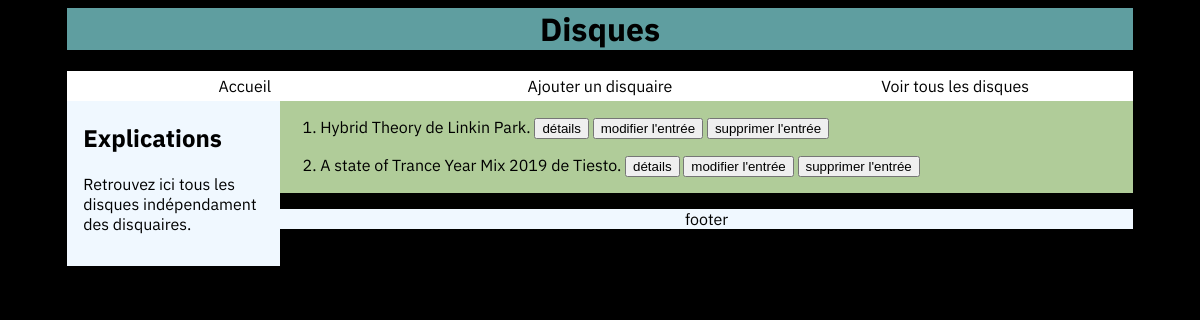
The page /disque/disques/ on the database as committed earlier.
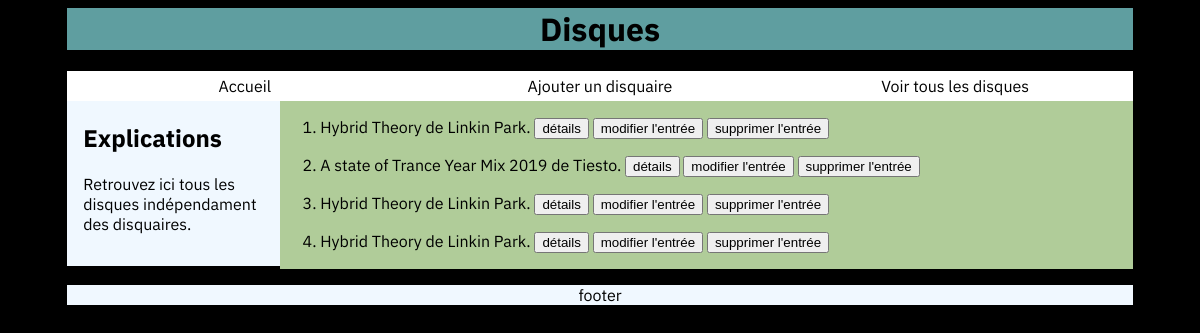
The same page on the database as committed later.
### disque/models.py (models this page shows, shortened)
class Disque(models.Model):
    magasin = models.ForeignKey(Disquaire, on_delete=models.CASCADE)
    titre = models.CharField(max_length=100)
    label = models.CharField(max_length=100)
    artiste = models.CharField(max_length=100)
    date_sortie = models.DateField(blank=True, null=True)
    nb_morceaux = models.IntegerField(blank=False)
    genre = models.CharField(max_length=15, verbose_name="Genre", choices=GENRE_OPTION, default='NON_PRECISE')
    duree = models.DurationField("HH: MM: SS")
    image = models.URLField(blank=True)

### disque/views.py (the view)
# urls.py: path('disques/', views.disques),
def disques(request):
    liste = models.Disque.objects.all()
    return render(request, "disque/disques.html", {"liste": liste})

### disque/templates/disque/disques.html (shortened to what this page needs)
{% extends "disque/main.html" %}
        {% block h1 %} Disques {% endblock %}
            {% block sidebar %}
            <h2>Explications</h2>
                <p>Retrouvez ici tous les disques indépendament des disquaires.</p>
            {% endblock %}
            {% block section %}
<ol>
    {% for disque in liste %}
                    <li class="disquess">
                        <p>{{disque.titre}} de {{disque.artiste}}.
                            <a href="/disque/affichedisque/{{disque.id}}"><button>détails</button></a>
                            <a href="/disque/update/{{disque.id}}/"><button>modifier l'entrée </button></a>
                            <a href="/disque/delete/{{disque.id}}"><button>supprimer l'entrée</button></a>
                        </p>
                    </li>
        {% endfor %}
        {% endblock %}

### disque/templates/disque/main.html (shortened to what this page needs)
<!DOCTYPE html>
<html lang="fr">
<head>
    {% load static %}
    <link rel="stylesheet" href="{%static 'disque/index.css' %}">
</head>
<body>
    <div class="main">
        {% block main %}
        <h1>{% block h1 %}Page d'accueil{% endblock %}</h1>
            <nav>
                <a href="/disque/main"> Accueil</a>
                <a href="/disque/ajoutdisquaire"> Ajouter un disquaire</a>
                <a href="/disque/disques">Voir tous les disques</a>
            </nav>
        <aside id="sidebar">
            {% block sidebar %}{% endblock %}
        </aside>
        <section id="section">
            {% block section %}{% endblock %}
        </section>
        {% endblock %}
        <footer><p>footer</p></footer>
        </div>
</body>
</html>

### disque/static/disque/index.css (style rules this page uses)
html { font-family: 'IBM Plex Sans', sans-serif; background-color: black; }
.main { background-color: none; width: 70%; margin: auto; }
nav { display: table; width : 100%; padding: 0px; }
nav > a { display: table-cell; width : 25%; text-align: center; border: 8px; margin: auto; padding: 5px; background-color : none; }
h1 { text-align: center; margin-top: auto; background-color: cadetblue; }
section { width: 80%; display: table; box-sizing: border-box; background-color: #B0CC99; }
a:link, a:visited, a:active, a:hover { text-decoration: none; color:black; }
nav > a:link { background-color:white; color: black; }
aside { float: left; width: 20%; background-color: aliceblue; box-sizing: border-box; vertical-align: text-top; padding: 1.5%; text-align: start; }
h2 { margin-top: 5px; }
footer { text-align: center; background-color: aliceblue; margin: auto; }
@media screen and (max-width : 1200px) { .main { width: 90%; } }

Rows that differ between the two databases and show on the page:
added Disque: titre "Hybrid Theory", artiste "Linkin Park"
added Disque: titre "Hybrid Theory", artiste "Linkin Park"
